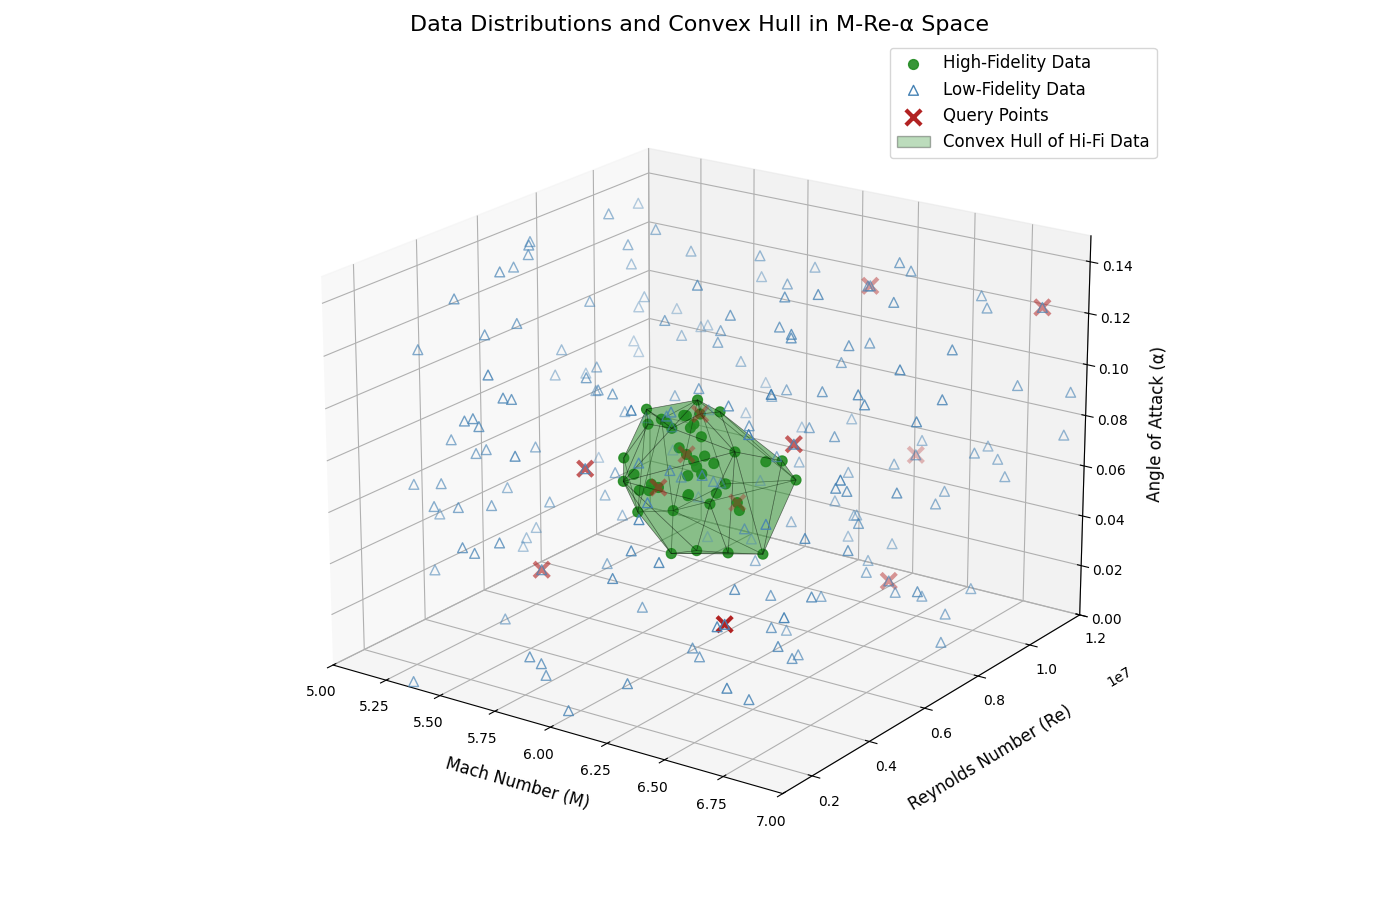

This chart was generated by the following Python code:
import numpy as np
import matplotlib.pyplot as plt
from scipy.spatial import ConvexHull
from mpl_toolkits.mplot3d.art3d import Poly3DCollection
from matplotlib.patches import Patch

# 1. Set random seed for reproducibility
np.random.seed(2026)

# 2. Generate High-Fidelity Data (Concentrated region)
n_hifi = 45
m_hifi = np.random.uniform(5.7, 6.3, n_hifi)
re_hifi = np.random.uniform(4.5e6, 7.5e6, n_hifi)
alpha_hifi = np.random.uniform(0.04, 0.09, n_hifi)
hifi_points = np.column_stack((m_hifi, re_hifi, alpha_hifi))

# 3. Calculate the 3D Convex Hull
hull = ConvexHull(hifi_points)

# 4. Generate Low-Fidelity Data (Broader range [5, 7], [1e6, 12e6], [0, 0.15])
n_lofi = 200
m_lofi = np.random.uniform(5, 7, n_lofi)
re_lofi = np.random.uniform(1e6, 12e6, n_lofi)
alpha_lofi = np.random.uniform(0, 0.15, n_lofi)

# 5. Define Query Points (Some explicitly inside, some outside)
# query_m = [6.0, 5.2, 6.8, 5.9, 5.5, 6.7, 6.1, 5.1]
# query_re = [6.0e6, 2.5e6, 10.5e6, 5.5e6, 8.2e6, 3.8e6, 6.8e6, 11e6]
# query_alpha = [0.06, 0.12, 0.02, 0.07, 0.01, 0.13, 0.05, 0.08]

# Query Points set 1: 取自High-Fidelity Data的随机子集
num_queries_hifi = 4
query_indices_hifi = np.random.choice(n_hifi, num_queries_hifi, replace=False)
query_m_hifi = m_hifi[query_indices_hifi]
query_re_hifi = re_hifi[query_indices_hifi]
query_alpha_hifi = alpha_hifi[query_indices_hifi]

# Query Points set 2: 取自Low-Fidelity Data的随机子集
num_queries_lofi = 8
query_indices_lofi = np.random.choice(n_lofi, num_queries_lofi, replace=False)
query_m_lofi = m_lofi[query_indices_lofi]
query_re_lofi = re_lofi[query_indices_lofi]
query_alpha_lofi = alpha_lofi[query_indices_lofi]

# Combine both sets of query points
query_m = np.concatenate((query_m_hifi, query_m_lofi))
query_re = np.concatenate((query_re_hifi, query_re_lofi))
query_alpha = np.concatenate((query_alpha_hifi, query_alpha_lofi))


# 6. Set up the 3D plot
fig = plt.figure(figsize=(14, 9))
ax = fig.add_subplot(111, projection='3d')

# Plot Low-Fidelity Data
scatter_lofi = ax.scatter(m_lofi, re_lofi, alpha_lofi, marker='^', facecolors='none', 
                          edgecolors='steelblue', s=50, label='Low-Fidelity Data')

# Plot High-Fidelity Data
scatter_hifi = ax.scatter(m_hifi, re_hifi, alpha_hifi, color='forestgreen', 
                          alpha=0.9, s=50, label='High-Fidelity Data')

# Draw the 3D Convex Hull Faces
# Extract the points for each triangle (simplex) that makes up the hull
hull_faces = [hifi_points[s] for s in hull.simplices]
poly3d = Poly3DCollection(hull_faces, alpha=0.3, facecolor='forestgreen', 
                          edgecolor='black', linewidths=0.5)
ax.add_collection3d(poly3d)

# Plot Query Points
scatter_query = ax.scatter(query_m, query_re, query_alpha, marker='x', color='firebrick', 
                           s=120, linewidths=3, label='Query Points')

# 7. Formatting and Labels
ax.set_title('Data Distributions and Convex Hull in M-Re-α Space', fontsize=16)
ax.set_xlabel('Mach Number (M)', fontsize=12, labelpad=10)
ax.set_ylabel('Reynolds Number (Re)', fontsize=12, labelpad=15)
ax.set_zlabel('Angle of Attack (α)', fontsize=12, labelpad=10)

# Set the axis limits based on your constraints
ax.set_xlim([5, 7])
ax.set_ylim([1e6, 12e6])
ax.set_zlim([0, 0.15])

# Use scientific notation for the Reynolds Number axis
ax.ticklabel_format(style='sci', axis='y', scilimits=(0,0))

# Create a proxy artist for the Convex Hull legend entry (since Poly3DCollection doesn't auto-generate well)
hull_proxy = Patch(facecolor='forestgreen', edgecolor='black', alpha=0.3, label='Convex Hull of Hi-Fi Data')

# Compile custom legend
ax.legend(handles=[scatter_hifi, scatter_lofi, scatter_query, hull_proxy], 
          fontsize=12, loc='upper right', bbox_to_anchor=(1.05, 1))

# Adjust viewing angle for better depth perception
ax.view_init(elev=20, azim=-55)

plt.tight_layout()
plt.show()
